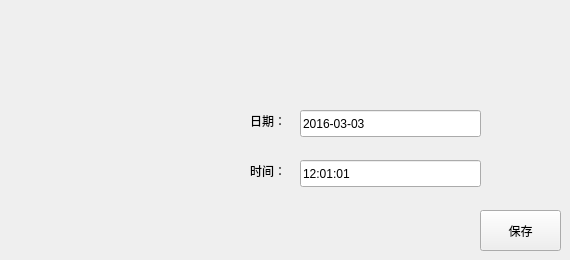
   <widget class="QWidget" name="page_8">
    <widget class="QLineEdit" name="lineEdit_std_date">
     <property name="geometry">
      <rect>
       <x>300</x>
       <y>110</y>
       <width>181</width>
       <height>27</height>
      </rect>
     </property>
     <property name="text">
      <string>2016-03-03</string>
     </property>
    </widget>
    <widget class="QLineEdit" name="lineEdit_std_time">
     <property name="geometry">
      <rect>
       <x>300</x>
       <y>160</y>
       <width>181</width>
       <height>27</height>
      </rect>
     </property>
     <property name="text">
      <string>12:01:01</string>
     </property>
    </widget>
    <widget class="QLabel" name="label_16">
     <property name="geometry">
      <rect>
       <x>250</x>
       <y>110</y>
       <width>51</width>
       <height>21</height>
      </rect>
     </property>
     <property name="text">
      <string>日期：</string>
     </property>
    </widget>
    <widget class="QLabel" name="label_18">
     <property name="geometry">
      <rect>
       <x>250</x>
       <y>160</y>
       <width>51</width>
       <height>21</height>
      </rect>
     </property>
     <property name="text">
      <string>时间：</string>
     </property>
    </widget>
    <widget class="QPushButton" name="pushButton_save_time">
     <property name="geometry">
      <rect>
       <x>480</x>
       <y>210</y>
       <width>81</width>
       <height>41</height>
      </rect>
     </property>
     <property name="text">
      <string>保存</string>
     </property>
    </widget>
   </widget>
